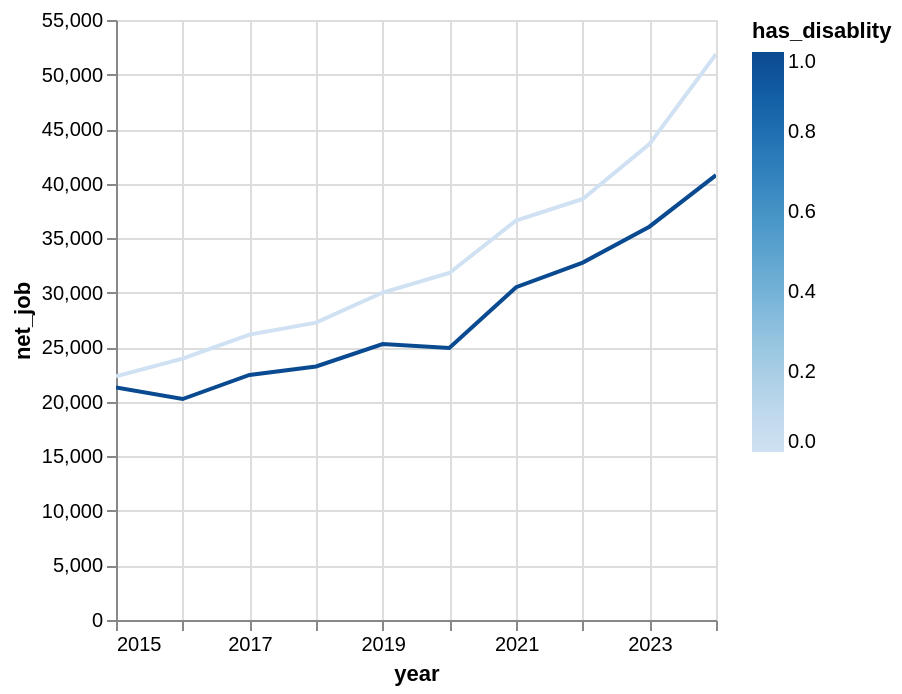

The notebook cell this image was saved under:
### Code cell
(
    panel_common_2019_2020
        #.filter((pl.col('is_employed_no_disablity') == 1)|(pl.col('is_employed_has_disablity') == 1))
        .filter(pl.col('h7_2').is_in(['October', 'November', 'December']))
        .filter(pl.col('working_pop') == 1)
        .with_columns(pl.col('year').cast(pl.Int32).cast(pl.String).str.to_date("%Y"))
        .group_by(['year', 'has_disablity']).agg(pl.col('net_job').mean())
).plot.line(x='year', y='net_job', color='has_disablity')

### Figure 1 — Vega-Lite specification as saved in the notebook (floating-point values rounded to 4 significant figures)
{"config": {"view": {"continuousWidth": 300, "continuousHeight": 300}}, "data": {"name": "data-44c216cd7959a9d581700a4c030fdabe"}, "mark": {"type": "line", "tooltip": true}, "encoding": {"color": {"field": "has_disablity", "type": "quantitative"}, "x": {"field": "year", "type": "temporal"}, "y": {"field": "net_job", "type": "quantitative"}}, "params": [{"name": "param_1e9efca18e7a2868", "select": {"type": "interval", "encodings": ["x", "y"]}, "bind": "scales"}], "$schema": "https://vega.github.io/schema/vega-lite/v6.1.0.json", "datasets": {"data-44c216cd7959a9d581700a4c030fdabe": [{"year": "2019-01-01T00:00:00", "has_disablity": 0, "net_job": 30020.0}, {"year": "2015-01-01T00:00:00", "has_disablity": 1, "net_job": 21310.0}, {"year": "2023-01-01T00:00:00", "has_disablity": 0, "net_job": 43620.0}, {"year": "2015-01-01T00:00:00", "has_disablity": 0, "net_job": 22350.0}, {"year": "2019-01-01T00:00:00", "has_disablity": 1, "net_job": 25300.0}, {"year": "2017-01-01T00:00:00", "has_disablity": 0, "net_job": 26160.0}, {"year": "2020-01-01T00:00:00", "has_disablity": 0, "net_job": 31800.0}, {"year": "2020-01-01T00:00:00", "has_disablity": 1, "net_job": 24940.0}, {"year": "2024-01-01T00:00:00", "has_disablity": 0, "net_job": 51860.0}, {"year": "2023-01-01T00:00:00", "has_disablity": 1, "net_job": 36050.0}, {"year": "2021-01-01T00:00:00", "has_disablity": 1, "net_job": 30510.0}, {"year": "2022-01-01T00:00:00", "has_disablity": 0, "net_job": 38590.0}, {"year": "2016-01-01T00:00:00", "has_disablity": 0, "net_job": 23960.0}, {"year": "2021-01-01T00:00:00", "has_disablity": 0, "net_job": 36620.0}, {"year": "2022-01-01T00:00:00", "has_disablity": 1, "net_job": 32760.0}, {"year": "2017-01-01T00:00:00", "has_disablity": 1, "net_job": 22460.0}, {"year": "2018-01-01T00:00:00", "has_disablity": 1, "net_job": 23240.0}, {"year": "2016-01-01T00:00:00", "has_disablity": 1, "net_job": 20260.0}, {"year": "2018-01-01T00:00:00", "has_disablity": 0, "net_job": 27260.0}, {"year": "2024-01-01T00:00:00", "has_disablity": 1, "net_job": 40780.0}]}}
